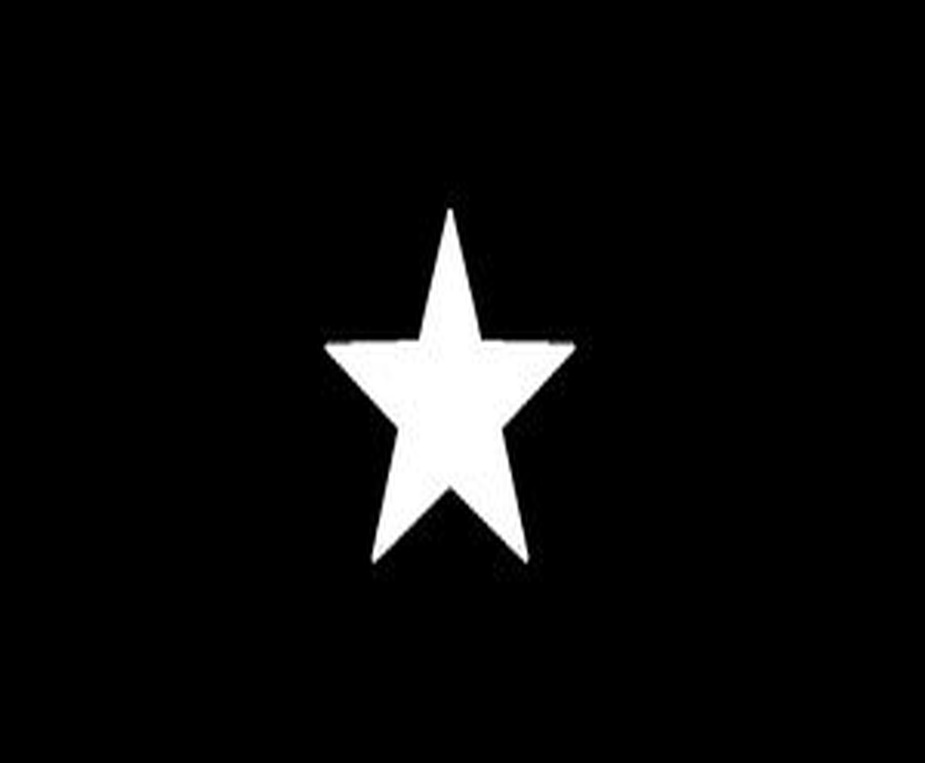
#> input picture OpenCV2/images/star.jpg, 925 x 763 px, shrunk from 1152 x 951 before the run
$ python Co-ordinates_of_contours.py
#> lines starting #> are read from the running program, lines starting #| are printed output that depends on the picture; after the words box and inside, x2 and y2 are one past the last pixel; in counts of white or black regions, pixels touching at a corner belong together
"""
    We will be using find Contour() function that helps in extracting the
    contours from the image.

    Approach :

    The coordinates of each vertices of a contours is hidden in the contour itself. In
    this approach, we will be using numpy library to convert all the co-ordinates of a
    contour into a linear array. This linear array would contain the x and y
    coordinates of each contour. The key point here is that the first co-ordinate in
    the array would always be the co-ordinate of the topmost vertex and hence could
    help in detection of orientation of an image.

"""

# Python code to find the co-ordinates of
# the contours detected in an image
import cv2
import numpy as np

# font
font = cv2.FONT_HERSHEY_COMPLEX

# reading image
img2 = cv2.imread("../images/star.jpg", cv2.IMREAD_COLOR)
#> img2 is the input picture: shape (763, 925, 3); min 0, max 255, mean 11.7

# reading same image in another
# variable and converting to gray scale
img = cv2.imread("../images/star.jpg", cv2.IMREAD_GRAYSCALE)
#> img: shape (763, 925); min 0, max 255, mean 11.7

# converting image to a binary image
# black and white only image
_, threshold = cv2.threshold(img, 110, 255, cv2.THRESH_BINARY)
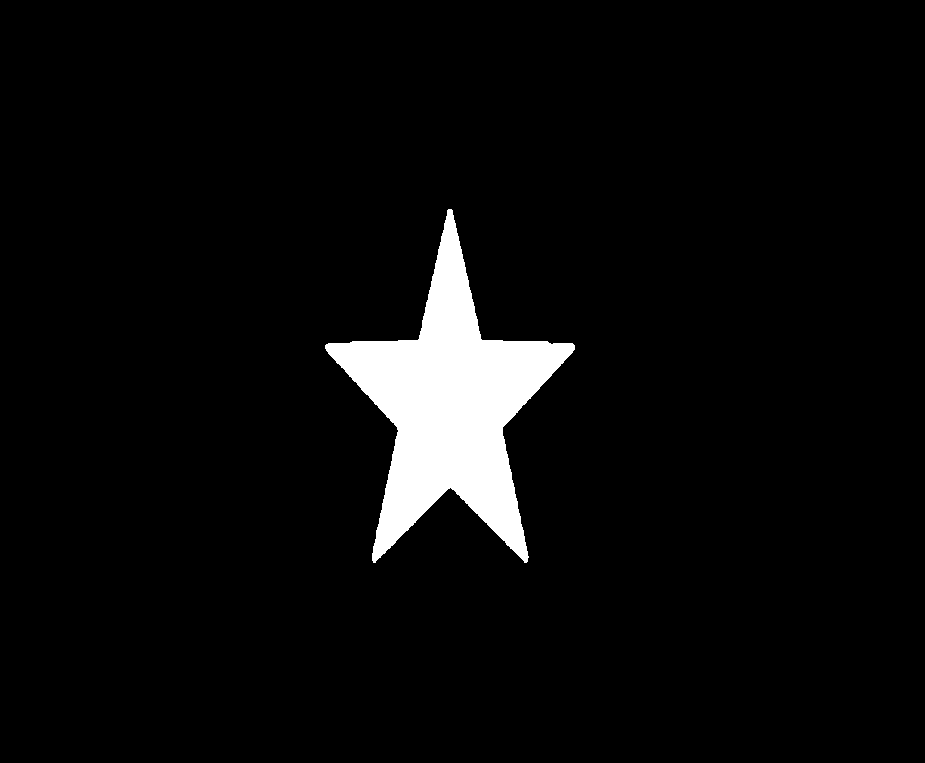
#> threshold: shape (763, 925); 4.6% white; 1 white region

# detecting contours in image
contours, _ = cv2.findContours(threshold, cv2.RETR_TREE, cv2.CHAIN_APPROX_SIMPLE)
#> contours = 1 contour; box (x1, y1, x2, y2) and area: (325, 209, 575, 563) 32114

# going through every contours found in the image
for cnt in contours:

    approx = cv2.approxPolyDP(cnt, 0.009 * cv2.arcLength(cnt, True), True)

    # draws boundary of contours
    cv2.drawContours(img2, [approx], 0, (0, 0, 255), 5)

    # used to flatter the array containing
    # the co-ordinates of the vertices
    n = approx.ravel()
    i = 0

    for j in n:
        if i % 2 == 0:
            x = n[i]
            y = n[i + 1]

            # string containing the co-ordinates
            string = str(x) + " " + str(y)

            if i == 0:
                # text on remaining the co-ordinates
                cv2.putText(img2, "Arrow tip", (x, y), font, 0.5, (255, 0, 0))
            else:
                # text on remaining co-ordinates
                cv2.putText(img2, string, (x, y), font, 0.5, (0, 255, 0))
        i += 1
#> this loop made 1 pass
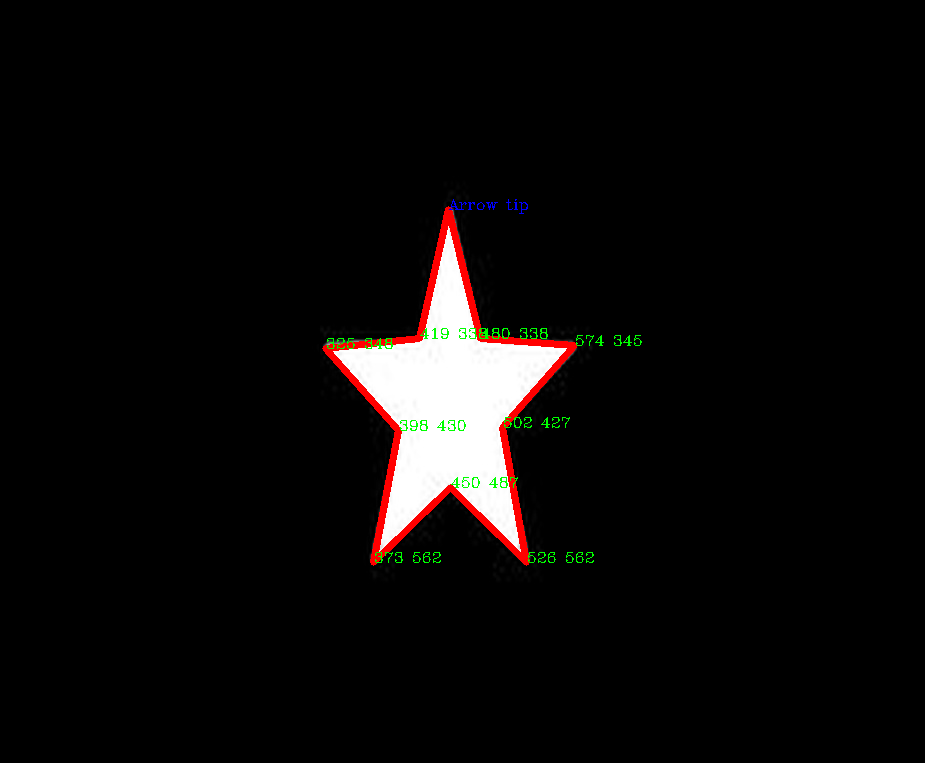
#> img2: shape (763, 925, 3); 1.37% of pixels changed, all inside (x1, y1, x2, y2) = (322, 199, 642, 566)

# showing the final image
cv2.imshow("image", img2)

# exiting the window if 'q' is pressed on the keyboard
if cv2.waitKey(0) & 0xff == ord("q"):
#> (key q is pressed here)
    cv2.destroyAllWindows()
